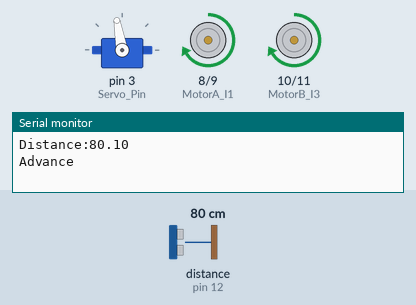
Recording of a sketch running on a simulated Arduino Uno, built with avr-gcc and run on an emulated ATmega328P. On the bench: servo, motor-driver pin pairs drawn as motors (green arrow = first pin HIGH = forward, orange = second pin HIGH = backward, longer = more drive, scaled by the enable pin), the last lines printed to the serial monitor. Wiring (inferred from the names in the program): ultrasonic range finder: trigger pin 13; echo pin 12. The test bench sets the inputs (shaded band); at power-on: distance to the obstacle (sensor on pin 12) 80 cm. The echo pulse lasts 58.3 µs per cm.

Above: at 1.3 s.
1.4 s: distance to the obstacle (sensor on pin 12) set to 29 cm
At 1.4 s:
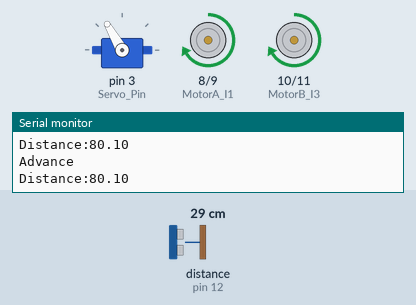
4.4 s: distance to the obstacle (sensor on pin 12) set to 25 cm
At 5.28 s:
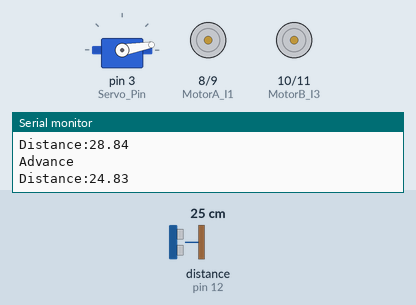
At 6.0 s:
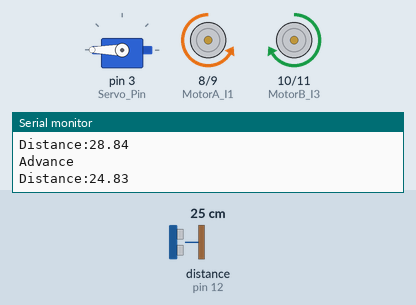
7.4 s: distance to the obstacle (sensor on pin 12) set to 2 cm
At 9.13 s:
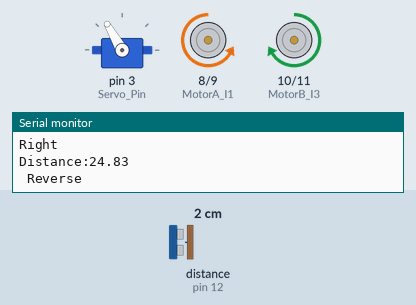
10.4 s: distance to the obstacle (sensor on pin 12) set to 18 cm
13.4 s: distance to the obstacle (sensor on pin 12) set to 4 cm
16.4 s: distance to the obstacle (sensor on pin 12) set to 9 cm
19.4 s: distance to the obstacle (sensor on pin 12) set to 12 cm
Timing chart, 0 to 23.4 s (numbered marks = the images above; inputs shaded):
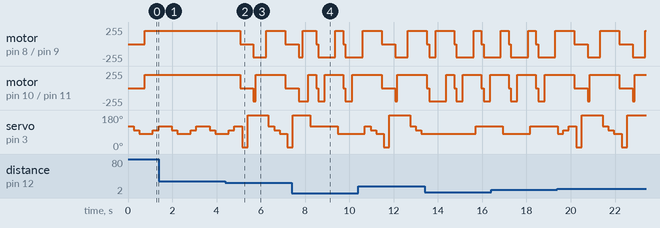

The sketch:

Ultrasonic_Car.ino
```cpp
// L298N 馬達驅動板
// 宣告 MotorA 為右邊
// 宣告 MotorB 為左邊
#include <IRremote.h>
#include <Servo.h>
#define MotorA_I1     8  //定義 I1 接腳
#define MotorA_I2     9  //定義 I2 接腳
#define MotorB_I3    10  //定義 I3 接腳
#define MotorB_I4    11  //定義 I4 接腳
#define MotorA_PWMA    5  //定義 ENA (PWM調速) 接腳
#define MotorB_PWMB    6  //定義 ENB (PWM調速) 接腳

// HC-SR04 超音波測距模組
#define US_Trig  13  //定義超音波模組 Trig 腳位
#define US_Echo  12  //定義超音波模組 Echo 腳位

// 伺服馬達(舵機)
#define Servo_Pin      3  // 定義伺服馬達輸出腳位(PWM)
#define servo_delay  250  // 伺服馬達轉向後的穩定時間
Servo myservo;            // 宣告伺服馬達變數

// 定義小車移動方向
#define Fgo  8  // 前進
#define Rgo  6  // 右轉
#define Lgo  4  // 左轉
#define Bgo  2  // 倒車
int temp;
void setup()
{
  Serial.begin(9600);

  pinMode(MotorA_I1, OUTPUT);
  pinMode(MotorA_I2, OUTPUT);
  pinMode(MotorB_I3, OUTPUT);
  pinMode(MotorB_I4, OUTPUT);
  pinMode(MotorA_PWMA, OUTPUT);
  pinMode(MotorB_PWMB, OUTPUT);

  pinMode(US_Trig, OUTPUT);
  pinMode(US_Echo, INPUT);

  myservo.attach(Servo_Pin);

  analogWrite(MotorA_PWMA, 200);   //設定馬達 (右) 轉速
  analogWrite(MotorB_PWMB, 200);   //設定馬達 (左) 轉速
  temp = 1;
}

void advance(int a)    // 小車前進
{
  digitalWrite(MotorA_I1, HIGH);  //馬達（右）順時針轉動
  digitalWrite(MotorA_I2, LOW);
  digitalWrite(MotorB_I3, HIGH);  //馬達（左）逆時針轉動
  digitalWrite(MotorB_I4, LOW);
  delay(a * 100);
}

void turnR(int d)    //小車右轉
{
  digitalWrite(MotorA_I1, LOW);   //馬達（右）逆時針轉動
  digitalWrite(MotorA_I2, HIGH);
  digitalWrite(MotorB_I3, HIGH);  //馬達（左）逆時針轉動
  digitalWrite(MotorB_I4, LOW);
  delay(d * 240);
}

void turnL(int e)    //小車左轉
{
  digitalWrite(MotorA_I1, HIGH);  //馬達（右）順時針轉動
  digitalWrite(MotorA_I2, LOW);
  digitalWrite(MotorB_I3, LOW);   //馬達（左）順時針轉動
  digitalWrite(MotorB_I4, HIGH);
  delay(e * 240);
}

void stopRL(int f)  //小車停止
{
  digitalWrite(MotorA_I1, HIGH);  //馬達（右）停止轉動
  digitalWrite(MotorA_I2, HIGH);
  digitalWrite(MotorB_I3, HIGH);  //馬達（左）停止轉動
  digitalWrite(MotorB_I4, HIGH);
  delay(f * 100);
}

void back(int g)    //小車後退
{
  digitalWrite(MotorA_I1, LOW);   //馬達（右）逆時針轉動
  digitalWrite(MotorA_I2, HIGH);
  digitalWrite(MotorB_I3, LOW);   //馬達（左）順時針轉動
  digitalWrite(MotorB_I4, HIGH);
  delay(g * 100);
}

int detection()    // 超音波偵測函數 三個角度讀取距離數值
{
  int Car_Direction = 0;
  int F_Distance = 0;
  int F_DistanceLEFT = 0;
  int F_DistanceMID = 0;
  int F_DistanceRIGHT = 0;
  int R_Distance = 0;
  int L_Distance = 0;
  if (temp == 1) {
    F_DistanceLEFT = Ask_Distance(120);
    if (F_DistanceLEFT < 10) {
      goto depend;
    }
    F_DistanceMID = Ask_Distance(100);
    if (F_DistanceMID < 10) {
      goto depend;
    }
    F_DistanceRIGHT = Ask_Distance(80);
    if (F_DistanceRIGHT < 10) {
      goto depend;
    }
  } else {
    F_DistanceRIGHT = Ask_Distance(80);
    if (F_DistanceRIGHT < 10) {
      goto depend;
    }
    F_DistanceMID = Ask_Distance(100);
    if (F_DistanceMID < 10) {
      goto depend;
    }
    F_DistanceLEFT = Ask_Distance(120);
    if (F_DistanceLEFT < 10) {
      goto depend;
    }
  }
depend:
  if (F_DistanceLEFT < 10) {
    stopRL(1);
    back(2);
    return Rgo;
  }
  if (F_DistanceRIGHT < 10) {
    stopRL(1);
    back(2);
    return Lgo;
  }
  if (F_DistanceMID < 10) // 超音波感測器偵測後得到的距離低於 10公分
  {
    stopRL(1);
    back(2);
  }
  if (F_DistanceLEFT < 25 || F_DistanceMID < 25 || F_DistanceRIGHT < 25) // 超音波感測器偵測前方的距離小於25公分
  {
    stopRL(1);

    R_Distance = Ask_Distance(10);    // 讀取右方距離, 請依照您組裝後的實際狀況調整舵機角度
    L_Distance = Ask_Distance(190);  // 讀取左方距離, 請依照您組裝後的實際狀況調整舵機角度
    temp = 2;

    if ((L_Distance < 10) && (R_Distance < 10))  //假如超音波感測器偵測到左邊距離和右邊距離皆小於10公分
    {
      Car_Direction = Bgo;  //向後走
    }
    else if (L_Distance > R_Distance) //假如左邊距離大於右邊距離
    {
      Car_Direction = Lgo;  //向左走
    }
    else
    {
      Car_Direction = Rgo;  //向右走
    }
  }
  else
  {
    Car_Direction = Fgo;  //向前走
  }

  return Car_Direction;
}

int Ask_Distance(int dir)  // 測量距離
{
  myservo.write(dir);  // 調整超音波模組角度
  delay(servo_delay);  // 等待伺服馬達穩定

  digitalWrite(US_Trig, LOW);   // 讓超聲波發射低電壓2μs
  delayMicroseconds(2);
  digitalWrite(US_Trig, HIGH);  // 讓超聲波發射高電壓10μs，這裡至少是10μs
  delayMicroseconds(10);
  digitalWrite(US_Trig, LOW);   // 維持超聲波發射低電壓
  float distance = pulseIn(US_Echo, HIGH);  // 讀取時間差
  distance = distance / 5.8 / 10;  // 將時間轉為距離距离（單位：公分）
  if (dir == 100) {
    Serial.print("Distance:"); //輸出距離（單位：公分）
    Serial.println(distance); //顯示距離
    Serial.print('\n');
  }
  return distance;
}

void loop()
{
  switch (detection()) // 偵測並判斷要往哪一方向移動
  {
    case Bgo:    // 倒車
      back(2);                   // 倒退(車)
      turnL(1);                  // 稍微向左方移動(防止卡在死巷裡)
      Serial.print(" Reverse ");  // 顯示方向(倒退)
      break;

    case Lgo:    // 左轉
      back(1);                  // 稍微倒退
      turnL(2);                 // 左轉
      Serial.print("Left\n");    // 顯示方向(左轉)
      break;

    case Rgo:    // 右轉
      back(1);                   // 稍微倒退
      turnR(2);                  // 右轉
      Serial.print("Right\n");    // 顯示方向(右轉)
      break;
    case Fgo:
      Serial.print("Advance\n");  //顯示方向(前進)
  }
  advance(1);                // 正常前進
  if (temp == 1) {
    temp++;
  } else {
    temp = 1;
  }
  //delay(1000);
}
```

Measured:
- the behaviour switches between 26 and 25 cm on distance to the obstacle (sensor on pin 12) (found by bisection; images 1 and 2)
